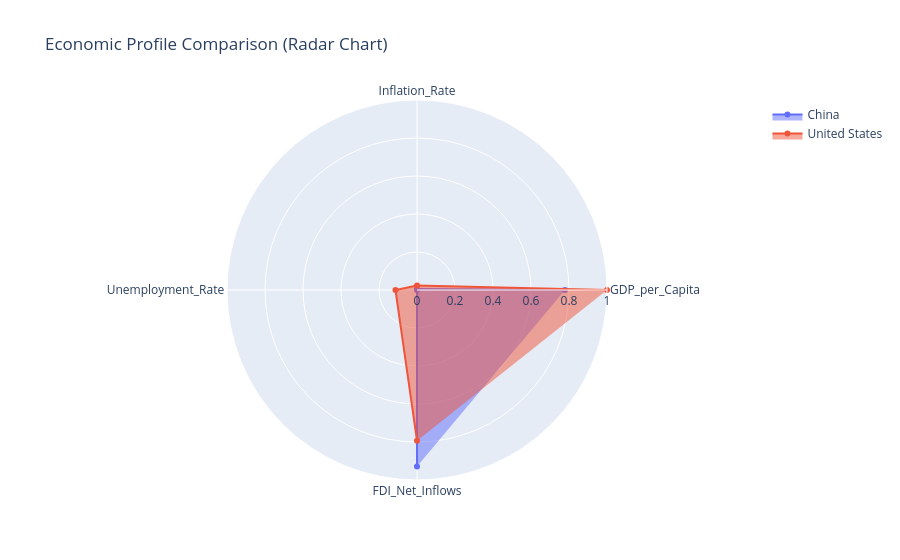

Notebook source saved alongside this figure:
### Code cell
import plotly.graph_objects as go

selected_countries = ['United States', 'China']
latest_year = df_pivot['Year'].max()
indicators = ['GDP_per_Capita', 'Inflation_Rate', 'Unemployment_Rate', 'FDI_Net_Inflows']

#Filter and normalize indicator values for fair comparison
data = df_pivot[df_pivot['Year'] == latest_year][['Country'] + indicators]
data = data[data['Country'].isin(selected_countries)].dropna()

#normalises data using min max scaling
normalized_data = data.copy()
for col in indicators:
    col_min = df_pivot[df_pivot['Year'] == latest_year][col].min()
    col_max = df_pivot[df_pivot['Year'] == latest_year][col].max()
    normalized_data[col] = (normalized_data[col] - col_min) / (col_max - col_min)

fig = go.Figure()

for i, row in normalized_data.iterrows():
    fig.add_trace(go.Scatterpolar(
        r=row[indicators].values,
        theta=indicators,
        fill='toself',
        name=row['Country']
    ))

fig.update_layout(
    polar=dict(
        radialaxis=dict(visible=True, range=[0, 1])
    ),
    title="Economic Profile Comparison (Radar Chart)",
    showlegend=True
)

fig.show()

### Figure 1 — Plotly figure (JSON) as saved in the notebook; plotly's stock layout.template omitted (floating-point values rounded to 4 significant figures)
{"data": [{"fill": "toself", "name": "China", "r": [0.7785, 0.005712, 0.0, 0.9289], "theta": ["GDP_per_Capita", "Inflation_Rate", "Unemployment_Rate", "FDI_Net_Inflows"], "type": "scatterpolar"}, {"fill": "toself", "name": "United States", "r": [1.0, 0.02317, 0.1133, 0.793], "theta": ["GDP_per_Capita", "Inflation_Rate", "Unemployment_Rate", "FDI_Net_Inflows"], "type": "scatterpolar"}], "layout": {"polar": {"radialaxis": {"range": [0, 1], "visible": true}}, "showlegend": true, "title": {"text": "Economic Profile Comparison (Radar Chart)"}}}
